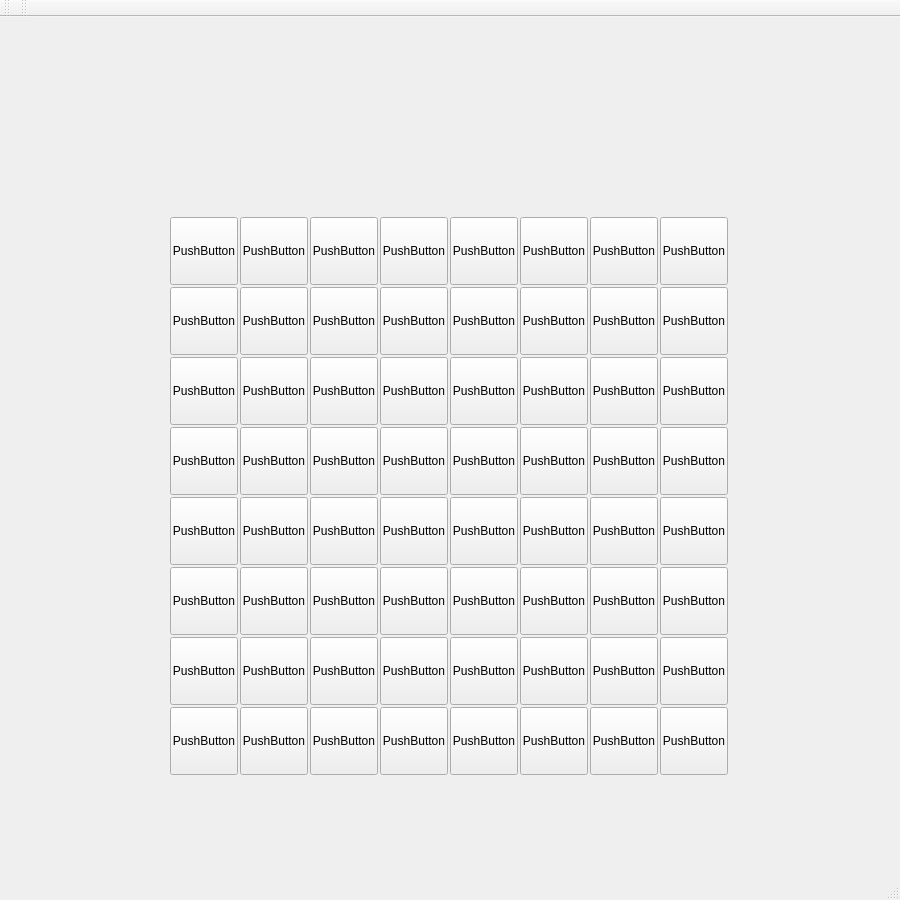
<?xml version="1.0" encoding="UTF-8"?>
<ui version="4.0">
 <class>MainWindow</class>
 <widget class="QMainWindow" name="MainWindow">
  <property name="geometry">
   <rect>
    <x>0</x>
    <y>0</y>
    <width>900</width>
    <height>900</height>
   </rect>
  </property>
  <property name="windowTitle">
   <string>MainWindow</string>
  </property>
  <widget class="QWidget" name="centralWidget">
   <widget class="QPushButton" name="button00">
    <property name="geometry">
     <rect>
      <x>170</x>
      <y>200</y>
      <width>68</width>
      <height>68</height>
     </rect>
    </property>
    <property name="text">
     <string>PushButton</string>
    </property>
    <attribute name="buttonGroup">
     <string notr="true">buttonGroup_2</string>
    </attribute>
   </widget>
   <widget class="QPushButton" name="button01">
    <property name="geometry">
     <rect>
      <x>240</x>
      <y>200</y>
      <width>68</width>
      <height>68</height>
     </rect>
    </property>
    <property name="text">
     <string>PushButton</string>
    </property>
    <attribute name="buttonGroup">
     <string notr="true">buttonGroup_2</string>
    </attribute>
   </widget>
   <widget class="QPushButton" name="button02">
    <property name="geometry">
     <rect>
      <x>310</x>
      <y>200</y>
      <width>68</width>
      <height>68</height>
     </rect>
    </property>
    <property name="text">
     <string>PushButton</string>
    </property>
    <attribute name="buttonGroup">
     <string notr="true">buttonGroup_2</string>
    </attribute>
   </widget>
   <widget class="QPushButton" name="button03">
    <property name="geometry">
     <rect>
      <x>380</x>
      <y>200</y>
      <width>68</width>
      <height>68</height>
     </rect>
    </property>
    <property name="text">
     <string>PushButton</string>
    </property>
    <attribute name="buttonGroup">
     <string notr="true">buttonGroup_2</string>
    </attribute>
   </widget>
   <widget class="QPushButton" name="button04">
    <property name="geometry">
     <rect>
      <x>450</x>
      <y>200</y>
      <width>68</width>
      <height>68</height>
     </rect>
    </property>
    <property name="text">
     <string>PushButton</string>
    </property>
    <attribute name="buttonGroup">
     <string notr="true">buttonGroup_2</string>
    </attribute>
   </widget>
   <widget class="QPushButton" name="button05">
    <property name="geometry">
     <rect>
      <x>520</x>
      <y>200</y>
      <width>68</width>
      <height>68</height>
     </rect>
    </property>
    <property name="text">
     <string>PushButton</string>
    </property>
    <attribute name="buttonGroup">
     <string notr="true">buttonGroup_2</string>
    </attribute>
   </widget>
   <widget class="QPushButton" name="button06">
    <property name="geometry">
     <rect>
      <x>590</x>
      <y>200</y>
      <width>68</width>
      <height>68</height>
     </rect>
    </property>
    <property name="text">
     <string>PushButton</string>
    </property>
    <attribute name="buttonGroup">
     <string notr="true">buttonGroup_2</string>
    </attribute>
   </widget>
   <widget class="QPushButton" name="button07">
    <property name="geometry">
     <rect>
      <x>660</x>
      <y>200</y>
      <width>68</width>
      <height>68</height>
     </rect>
    </property>
    <property name="text">
     <string>PushButton</string>
    </property>
    <attribute name="buttonGroup">
     <string notr="true">buttonGroup_2</string>
    </attribute>
   </widget>
   <widget class="QPushButton" name="button14">
    <property name="geometry">
     <rect>
      <x>450</x>
      <y>270</y>
      <width>68</width>
      <height>68</height>
     </rect>
    </property>
    <property name="text">
     <string>PushButton</string>
    </property>
    <attribute name="buttonGroup">
     <string notr="true">buttonGroup_2</string>
    </attribute>
   </widget>
   <widget class="QPushButton" name="button10">
    <property name="geometry">
     <rect>
      <x>170</x>
      <y>270</y>
      <width>68</width>
      <height>68</height>
     </rect>
    </property>
    <property name="text">
     <string>PushButton</string>
    </property>
    <attribute name="buttonGroup">
     <string notr="true">buttonGroup_2</string>
    </attribute>
   </widget>
   <widget class="QPushButton" name="button12">
    <property name="geometry">
     <rect>
      <x>310</x>
      <y>270</y>
      <width>68</width>
      <height>68</height>
     </rect>
    </property>
    <property name="text">
     <string>PushButton</string>
    </property>
    <attribute name="buttonGroup">
     <string notr="true">buttonGroup_2</string>
    </attribute>
   </widget>
   <widget class="QPushButton" name="button17">
    <property name="geometry">
     <rect>
      <x>660</x>
      <y>270</y>
      <width>68</width>
      <height>68</height>
     </rect>
    </property>
    <property name="text">
     <string>PushButton</string>
    </property>
    <attribute name="buttonGroup">
     <string notr="true">buttonGroup_2</string>
    </attribute>
   </widget>
   <widget class="QPushButton" name="button15">
    <property name="geometry">
     <rect>
      <x>520</x>
      <y>270</y>
      <width>68</width>
      <height>68</height>
     </rect>
    </property>
    <property name="text">
     <string>PushButton</string>
    </property>
    <attribute name="buttonGroup">
     <string notr="true">buttonGroup_2</string>
    </attribute>
   </widget>
   <widget class="QPushButton" name="button11">
    <property name="geometry">
     <rect>
      <x>240</x>
      <y>270</y>
      <width>68</width>
      <height>68</height>
     </rect>
    </property>
    <property name="text">
     <string>PushButton</string>
    </property>
    <attribute name="buttonGroup">
     <string notr="true">buttonGroup_2</string>
    </attribute>
   </widget>
   <widget class="QPushButton" name="button16">
    <property name="geometry">
     <rect>
      <x>590</x>
      <y>270</y>
      <width>68</width>
      <height>68</height>
     </rect>
    </property>
    <property name="text">
     <string>PushButton</string>
    </property>
    <attribute name="buttonGroup">
     <string notr="true">buttonGroup_2</string>
    </attribute>
   </widget>
   <widget class="QPushButton" name="button13">
    <property name="geometry">
     <rect>
      <x>380</x>
      <y>270</y>
      <width>68</width>
      <height>68</height>
     </rect>
    </property>
    <property name="text">
     <string>PushButton</string>
    </property>
    <attribute name="buttonGroup">
     <string notr="true">buttonGroup_2</string>
    </attribute>
   </widget>
   <widget class="QPushButton" name="button32">
    <property name="geometry">
     <rect>
      <x>310</x>
      <y>410</y>
      <width>68</width>
      <height>68</height>
     </rect>
    </property>
    <property name="text">
     <string>PushButton</string>
    </property>
    <attribute name="buttonGroup">
     <string notr="true">buttonGroup_2</string>
    </attribute>
   </widget>
   <widget class="QPushButton" name="button31">
    <property name="geometry">
     <rect>
      <x>240</x>
      <y>410</y>
      <width>68</width>
      <height>68</height>
     </rect>
    </property>
    <property name="text">
     <string>PushButton</string>
    </property>
    <attribute name="buttonGroup">
     <string notr="true">buttonGroup_2</string>
    </attribute>
   </widget>
   <widget class="QPushButton" name="button36">
    <property name="geometry">
     <rect>
      <x>590</x>
      <y>410</y>
      <width>68</width>
      <height>68</height>
     </rect>
    </property>
    <property name="text">
     <string>PushButton</string>
    </property>
    <attribute name="buttonGroup">
     <string notr="true">buttonGroup_2</string>
    </attribute>
   </widget>
   <widget class="QPushButton" name="button24">
    <property name="geometry">
     <rect>
      <x>450</x>
      <y>340</y>
      <width>68</width>
      <height>68</height>
     </rect>
    </property>
    <property name="text">
     <string>PushButton</string>
    </property>
    <attribute name="buttonGroup">
     <string notr="true">buttonGroup_2</string>
    </attribute>
   </widget>
   <widget class="QPushButton" name="button20">
    <property name="geometry">
     <rect>
      <x>170</x>
      <y>340</y>
      <width>68</width>
      <height>68</height>
     </rect>
    </property>
    <property name="text">
     <string>PushButton</string>
    </property>
    <attribute name="buttonGroup">
     <string notr="true">buttonGroup_2</string>
    </attribute>
   </widget>
   <widget class="QPushButton" name="button30">
    <property name="geometry">
     <rect>
      <x>170</x>
      <y>410</y>
      <width>68</width>
      <height>68</height>
     </rect>
    </property>
    <property name="text">
     <string>PushButton</string>
    </property>
    <attribute name="buttonGroup">
     <string notr="true">buttonGroup_2</string>
    </attribute>
   </widget>
   <widget class="QPushButton" name="button22">
    <property name="geometry">
     <rect>
      <x>310</x>
      <y>340</y>
      <width>68</width>
      <height>68</height>
     </rect>
    </property>
    <property name="text">
     <string>PushButton</string>
    </property>
    <attribute name="buttonGroup">
     <string notr="true">buttonGroup_2</string>
    </attribute>
   </widget>
   <widget class="QPushButton" name="button27">
    <property name="geometry">
     <rect>
      <x>660</x>
      <y>340</y>
      <width>68</width>
      <height>68</height>
     </rect>
    </property>
    <property name="text">
     <string>PushButton</string>
    </property>
    <attribute name="buttonGroup">
     <string notr="true">buttonGroup_2</string>
    </attribute>
   </widget>
   <widget class="QPushButton" name="button34">
    <property name="geometry">
     <rect>
      <x>450</x>
      <y>410</y>
      <width>68</width>
      <height>68</height>
     </rect>
    </property>
    <property name="text">
     <string>PushButton</string>
    </property>
    <attribute name="buttonGroup">
     <string notr="true">buttonGroup_2</string>
    </attribute>
   </widget>
   <widget class="QPushButton" name="button25">
    <property name="geometry">
     <rect>
      <x>520</x>
      <y>340</y>
      <width>68</width>
      <height>68</height>
     </rect>
    </property>
    <property name="text">
     <string>PushButton</string>
    </property>
    <attribute name="buttonGroup">
     <string notr="true">buttonGroup_2</string>
    </attribute>
   </widget>
   <widget class="QPushButton" name="button33">
    <property name="geometry">
     <rect>
      <x>380</x>
      <y>410</y>
      <width>68</width>
      <height>68</height>
     </rect>
    </property>
    <property name="text">
     <string>PushButton</string>
    </property>
    <attribute name="buttonGroup">
     <string notr="true">buttonGroup_2</string>
    </attribute>
   </widget>
   <widget class="QPushButton" name="button21">
    <property name="geometry">
     <rect>
      <x>240</x>
      <y>340</y>
      <width>68</width>
      <height>68</height>
     </rect>
    </property>
    <property name="text">
     <string>PushButton</string>
    </property>
    <attribute name="buttonGroup">
     <string notr="true">buttonGroup_2</string>
    </attribute>
   </widget>
   <widget class="QPushButton" name="button37">
    <property name="geometry">
     <rect>
      <x>660</x>
      <y>410</y>
      <width>68</width>
      <height>68</height>
     </rect>
    </property>
    <property name="text">
     <string>PushButton</string>
    </property>
    <attribute name="buttonGroup">
     <string notr="true">buttonGroup_2</string>
    </attribute>
   </widget>
   <widget class="QPushButton" name="button26">
    <property name="geometry">
     <rect>
      <x>590</x>
      <y>340</y>
      <width>68</width>
      <height>68</height>
     </rect>
    </property>
    <property name="text">
     <string>PushButton</string>
    </property>
    <attribute name="buttonGroup">
     <string notr="true">buttonGroup_2</string>
    </attribute>
   </widget>
   <widget class="QPushButton" name="button35">
    <property name="geometry">
     <rect>
      <x>520</x>
      <y>410</y>
      <width>68</width>
      <height>68</height>
     </rect>
    </property>
    <property name="text">
     <string>PushButton</string>
    </property>
    <attribute name="buttonGroup">
     <string notr="true">buttonGroup_2</string>
    </attribute>
   </widget>
   <widget class="QPushButton" name="button23">
    <property name="geometry">
     <rect>
      <x>380</x>
      <y>340</y>
      <width>68</width>
      <height>68</height>
     </rect>
    </property>
    <property name="text">
     <string>PushButton</string>
    </property>
    <attribute name="buttonGroup">
     <string notr="true">buttonGroup_2</string>
    </attribute>
   </widget>
   <widget class="QPushButton" name="button52">
    <property name="geometry">
     <rect>
      <x>310</x>
      <y>550</y>
      <width>68</width>
      <height>68</height>
     </rect>
    </property>
    <property name="text">
     <string>PushButton</string>
    </property>
    <attribute name="buttonGroup">
     <string notr="true">buttonGroup_2</string>
    </attribute>
   </widget>
   <widget class="QPushButton" name="button51">
    <property name="geometry">
     <rect>
      <x>240</x>
      <y>550</y>
      <width>68</width>
      <height>68</height>
     </rect>
    </property>
    <property name="text">
     <string>PushButton</string>
    </property>
    <attribute name="buttonGroup">
     <string notr="true">buttonGroup_2</string>
    </attribute>
   </widget>
   <widget class="QPushButton" name="button56">
    <property name="geometry">
     <rect>
      <x>590</x>
      <y>550</y>
      <width>68</width>
      <height>68</height>
     </rect>
    </property>
    <property name="text">
     <string>PushButton</string>
    </property>
    <attribute name="buttonGroup">
     <string notr="true">buttonGroup_2</string>
    </attribute>
   </widget>
   <widget class="QPushButton" name="button44">
    <property name="geometry">
     <rect>
      <x>450</x>
      <y>480</y>
      <width>68</width>
      <height>68</height>
     </rect>
    </property>
    <property name="text">
     <string>PushButton</string>
    </property>
    <attribute name="buttonGroup">
     <string notr="true">buttonGroup_2</string>
    </attribute>
   </widget>
   <widget class="QPushButton" name="button40">
    <property name="geometry">
     <rect>
      <x>170</x>
      <y>480</y>
      <width>68</width>
      <height>68</height>
     </rect>
    </property>
    <property name="text">
     <string>PushButton</string>
    </property>
    <attribute name="buttonGroup">
     <string notr="true">buttonGroup_2</string>
    </attribute>
   </widget>
   <widget class="QPushButton" name="button50">
    <property name="geometry">
     <rect>
      <x>170</x>
      <y>550</y>
      <width>68</width>
      <height>68</height>
     </rect>
    </property>
    <property name="text">
     <string>PushButton</string>
    </property>
    <attribute name="buttonGroup">
     <string notr="true">buttonGroup_2</string>
    </attribute>
   </widget>
   <widget class="QPushButton" name="button42">
    <property name="geometry">
     <rect>
      <x>310</x>
      <y>480</y>
      <width>68</width>
      <height>68</height>
     </rect>
    </property>
    <property name="text">
     <string>PushButton</string>
    </property>
    <attribute name="buttonGroup">
     <string notr="true">buttonGroup_2</string>
    </attribute>
   </widget>
   <widget class="QPushButton" name="button47">
    <property name="geometry">
     <rect>
      <x>660</x>
      <y>480</y>
      <width>68</width>
      <height>68</height>
     </rect>
    </property>
    <property name="text">
     <string>PushButton</string>
    </property>
    <attribute name="buttonGroup">
     <string notr="true">buttonGroup_2</string>
    </attribute>
   </widget>
   <widget class="QPushButton" name="button54">
    <property name="geometry">
     <rect>
      <x>450</x>
      <y>550</y>
      <width>68</width>
      <height>68</height>
     </rect>
    </property>
    <property name="text">
     <string>PushButton</string>
    </property>
    <attribute name="buttonGroup">
     <string notr="true">buttonGroup_2</string>
    </attribute>
   </widget>
   <widget class="QPushButton" name="button45">
    <property name="geometry">
     <rect>
      <x>520</x>
      <y>480</y>
      <width>68</width>
      <height>68</height>
     </rect>
    </property>
    <property name="text">
     <string>PushButton</string>
    </property>
    <attribute name="buttonGroup">
     <string notr="true">buttonGroup_2</string>
    </attribute>
   </widget>
   <widget class="QPushButton" name="button53">
    <property name="geometry">
     <rect>
      <x>380</x>
      <y>550</y>
      <width>68</width>
      <height>68</height>
     </rect>
    </property>
    <property name="text">
     <string>PushButton</string>
    </property>
    <attribute name="buttonGroup">
     <string notr="true">buttonGroup_2</string>
    </attribute>
   </widget>
   <widget class="QPushButton" name="button41">
    <property name="geometry">
     <rect>
      <x>240</x>
      <y>480</y>
      <width>68</width>
      <height>68</height>
     </rect>
    </property>
    <property name="text">
     <string>PushButton</string>
    </property>
    <attribute name="buttonGroup">
     <string notr="true">buttonGroup_2</string>
    </attribute>
   </widget>
   <widget class="QPushButton" name="button57">
    <property name="geometry">
     <rect>
      <x>660</x>
      <y>550</y>
      <width>68</width>
      <height>68</height>
     </rect>
    </property>
    <property name="text">
     <string>PushButton</string>
    </property>
    <attribute name="buttonGroup">
     <string notr="true">buttonGroup_2</string>
    </attribute>
   </widget>
   <widget class="QPushButton" name="button46">
    <property name="geometry">
     <rect>
      <x>590</x>
      <y>480</y>
      <width>68</width>
      <height>68</height>
     </rect>
    </property>
    <property name="text">
     <string>PushButton</string>
    </property>
    <attribute name="buttonGroup">
     <string notr="true">buttonGroup_2</string>
    </attribute>
   </widget>
   <widget class="QPushButton" name="button55">
    <property name="geometry">
     <rect>
      <x>520</x>
      <y>550</y>
      <width>68</width>
      <height>68</height>
     </rect>
    </property>
    <property name="text">
     <string>PushButton</string>
    </property>
    <attribute name="buttonGroup">
     <string notr="true">buttonGroup_2</string>
    </attribute>
   </widget>
   <widget class="QPushButton" name="button43">
    <property name="geometry">
     <rect>
      <x>380</x>
      <y>480</y>
      <width>68</width>
      <height>68</height>
     </rect>
    </property>
    <property name="text">
     <string>PushButton</string>
    </property>
    <attribute name="buttonGroup">
     <string notr="true">buttonGroup_2</string>
    </attribute>
   </widget>
   <widget class="QPushButton" name="button72">
    <property name="geometry">
     <rect>
      <x>310</x>
      <y>690</y>
      <width>68</width>
      <height>68</height>
     </rect>
    </property>
    <property name="text">
     <string>PushButton</string>
    </property>
    <attribute name="buttonGroup">
     <string notr="true">buttonGroup_2</string>
    </attribute>
   </widget>
   <widget class="QPushButton" name="button71">
    <property name="geometry">
     <rect>
      <x>240</x>
      <y>690</y>
      <width>68</width>
      <height>68</height>
     </rect>
    </property>
    <property name="text">
     <string>PushButton</string>
    </property>
    <attribute name="buttonGroup">
     <string notr="true">buttonGroup_2</string>
    </attribute>
   </widget>
   <widget class="QPushButton" name="button76">
    <property name="geometry">
     <rect>
      <x>590</x>
      <y>690</y>
      <width>68</width>
      <height>68</height>
     </rect>
    </property>
    <property name="text">
     <string>PushButton</string>
    </property>
    <attribute name="buttonGroup">
     <string notr="true">buttonGroup_2</string>
    </attribute>
   </widget>
   <widget class="QPushButton" name="button64">
    <property name="geometry">
     <rect>
      <x>450</x>
      <y>620</y>
      <width>68</width>
      <height>68</height>
     </rect>
    </property>
    <property name="text">
     <string>PushButton</string>
    </property>
    <attribute name="buttonGroup">
     <string notr="true">buttonGroup_2</string>
    </attribute>
   </widget>
   <widget class="QPushButton" name="button60">
    <property name="geometry">
     <rect>
      <x>170</x>
      <y>620</y>
      <width>68</width>
      <height>68</height>
     </rect>
    </property>
    <property name="text">
     <string>PushButton</string>
    </property>
    <attribute name="buttonGroup">
     <string notr="true">buttonGroup_2</string>
    </attribute>
   </widget>
   <widget class="QPushButton" name="button70">
    <property name="geometry">
     <rect>
      <x>170</x>
      <y>690</y>
      <width>68</width>
      <height>68</height>
     </rect>
    </property>
    <property name="text">
     <string>PushButton</string>
    </property>
    <attribute name="buttonGroup">
     <string notr="true">buttonGroup_2</string>
    </attribute>
   </widget>
   <widget class="QPushButton" name="button62">
    <property name="geometry">
     <rect>
      <x>310</x>
      <y>620</y>
      <width>68</width>
      <height>68</height>
     </rect>
    </property>
    <property name="text">
     <string>PushButton</string>
    </property>
    <attribute name="buttonGroup">
     <string notr="true">buttonGroup_2</string>
    </attribute>
   </widget>
   <widget class="QPushButton" name="button67">
    <property name="geometry">
     <rect>
      <x>660</x>
      <y>620</y>
      <width>68</width>
      <height>68</height>
     </rect>
    </property>
    <property name="text">
     <string>PushButton</string>
    </property>
    <attribute name="buttonGroup">
     <string notr="true">buttonGroup_2</string>
    </attribute>
   </widget>
   <widget class="QPushButton" name="button74">
    <property name="geometry">
     <rect>
      <x>450</x>
      <y>690</y>
      <width>68</width>
      <height>68</height>
     </rect>
    </property>
    <property name="text">
     <string>PushButton</string>
    </property>
    <attribute name="buttonGroup">
     <string notr="true">buttonGroup_2</string>
    </attribute>
   </widget>
   <widget class="QPushButton" name="button65">
    <property name="geometry">
     <rect>
      <x>520</x>
      <y>620</y>
      <width>68</width>
      <height>68</height>
     </rect>
    </property>
    <property name="text">
     <string>PushButton</string>
    </property>
    <attribute name="buttonGroup">
     <string notr="true">buttonGroup_2</string>
    </attribute>
   </widget>
   <widget class="QPushButton" name="button73">
    <property name="geometry">
     <rect>
      <x>380</x>
      <y>690</y>
      <width>68</width>
      <height>68</height>
     </rect>
    </property>
    <property name="text">
     <string>PushButton</string>
    </property>
    <attribute name="buttonGroup">
     <string notr="true">buttonGroup_2</string>
    </attribute>
   </widget>
   <widget class="QPushButton" name="button61">
    <property name="geometry">
     <rect>
      <x>240</x>
      <y>620</y>
      <width>68</width>
      <height>68</height>
     </rect>
    </property>
    <property name="text">
     <string>PushButton</string>
    </property>
    <attribute name="buttonGroup">
     <string notr="true">buttonGroup_2</string>
    </attribute>
   </widget>
   <widget class="QPushButton" name="button77">
    <property name="geometry">
     <rect>
      <x>660</x>
      <y>690</y>
      <width>68</width>
      <height>68</height>
     </rect>
    </property>
    <property name="text">
     <string>PushButton</string>
    </property>
    <attribute name="buttonGroup">
     <string notr="true">buttonGroup_2</string>
    </attribute>
   </widget>
   <widget class="QPushButton" name="button66">
    <property name="geometry">
     <rect>
      <x>590</x>
      <y>620</y>
      <width>68</width>
      <height>68</height>
     </rect>
    </property>
    <property name="text">
     <string>PushButton</string>
    </property>
    <attribute name="buttonGroup">
     <string notr="true">buttonGroup_2</string>
    </attribute>
   </widget>
   <widget class="QPushButton" name="button75">
    <property name="geometry">
     <rect>
      <x>520</x>
      <y>690</y>
      <width>68</width>
      <height>68</height>
     </rect>
    </property>
    <property name="text">
     <string>PushButton</string>
    </property>
    <attribute name="buttonGroup">
     <string notr="true">buttonGroup_2</string>
    </attribute>
   </widget>
   <widget class="QPushButton" name="button63">
    <property name="geometry">
     <rect>
      <x>380</x>
      <y>620</y>
      <width>68</width>
      <height>68</height>
     </rect>
    </property>
    <property name="text">
     <string>PushButton</string>
    </property>
    <attribute name="buttonGroup">
     <string notr="true">buttonGroup_2</string>
    </attribute>
   </widget>
  </widget>
  <widget class="QMenuBar" name="menuBar">
   <property name="geometry">
    <rect>
     <x>0</x>
     <y>0</y>
     <width>900</width>
     <height>25</height>
    </rect>
   </property>
  </widget>
  <widget class="QToolBar" name="mainToolBar">
   <attribute name="toolBarArea">
    <enum>TopToolBarArea</enum>
   </attribute>
   <attribute name="toolBarBreak">
    <bool>false</bool>
   </attribute>
  </widget>
  <widget class="QStatusBar" name="statusBar"/>
  <widget class="QToolBar" name="toolBar">
   <property name="windowTitle">
    <string>toolBar</string>
   </property>
   <attribute name="toolBarArea">
    <enum>TopToolBarArea</enum>
   </attribute>
   <attribute name="toolBarBreak">
    <bool>false</bool>
   </attribute>
  </widget>
 </widget>
 <layoutdefault spacing="6" margin="11"/>
 <resources/>
 <connections/>
 <buttongroups>
  <buttongroup name="buttonGroup_2"/>
 </buttongroups>
</ui>
